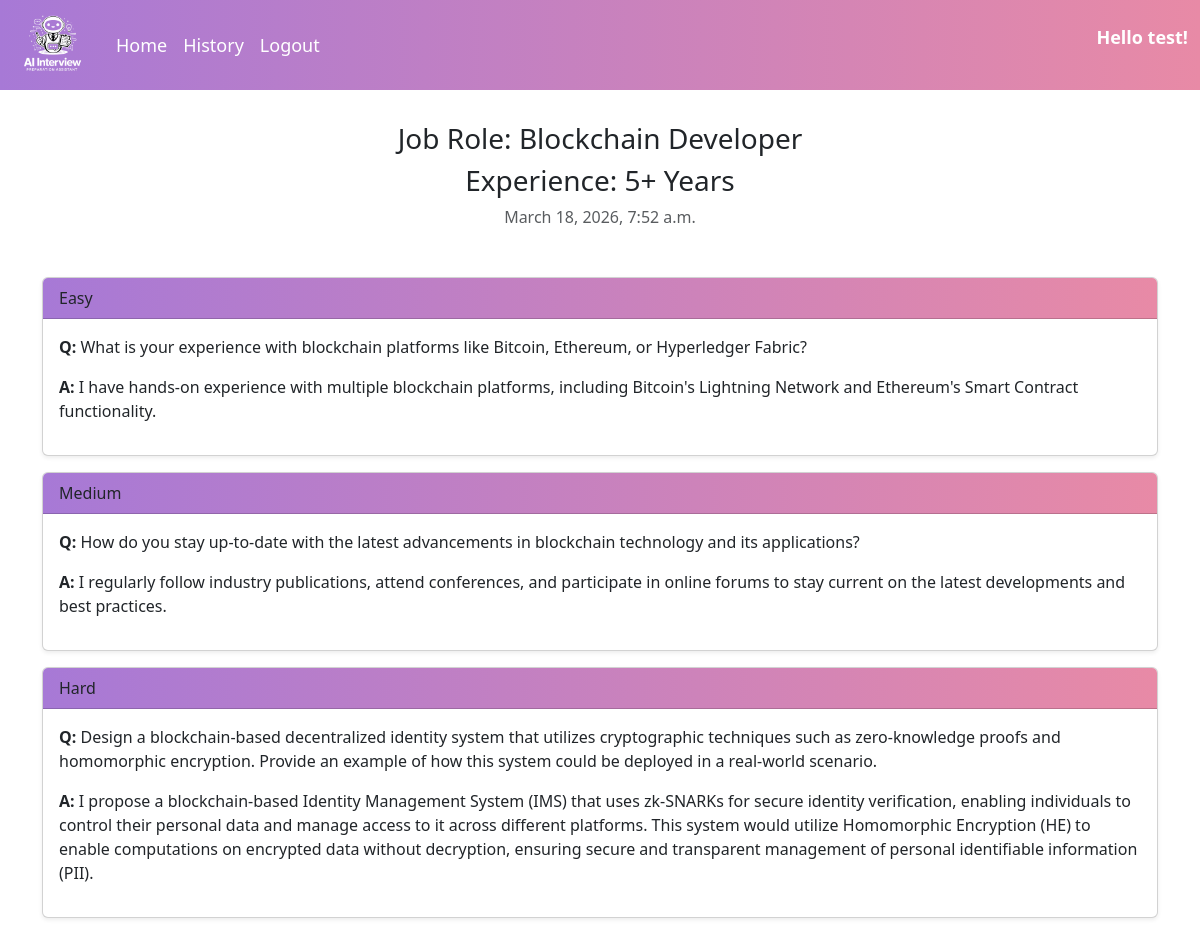
The page /details/11/ (signed in) on the database its author committed.
### myapp/models.py (models this page shows, shortened)
class User(AbstractBaseUser, PermissionsMixin):
    email = models.EmailField(unique=True)
    name = models.CharField(max_length=100)
    is_active = models.BooleanField(default=True)
    is_staff = models.BooleanField(default=False)
    objects = UserManager()
    USERNAME_FIELD = "email"
    REQUIRED_FIELDS = ["name"]

class History(models.Model):
    user=models.ForeignKey(User,on_delete=models.CASCADE)
    job=models.TextField(null=True)
    response=models.TextField()
    datetime=models.DateTimeField(auto_now_add=True)
    exp=models.TextField()

### myapp/views.py (the view)
# urls.py: path("details/<int:id>/",views.DetailView.as_view())
@login_required(login_url="/")
def details(request,id):
    history=History.objects.get(id=id)
    if request.user!=history.user:
        return render(request,"unauthorized.html")
    questions=format_ai_response(history.response)
    print(questions)
    return render(request,"detail.html",{"history":history,"questions":questions})

### myapp/views.py (called while the page is built)
def format_ai_response(text):
    difficulties = ["Easy", "Medium", "Hard"]
    result = []
    for i, diff in enumerate(difficulties):
        pattern = rf"{diff}(.*?)(?={'|'.join(difficulties[i+1:]) if i < 2 else '$'})"
        match = re.search(pattern, text, re.S)
        if match:
            section = match.group(1).strip()
            section = section.replace("Q:", "").replace("A:", "")
            section = section.replace("Question:", "").replace("Answer:", "")
            lines = [line.strip() for line in section.split("\n") if line.strip()]
            if len(lines) >= 2:
                question = lines[0]
                answer = " ".join(lines[1:])
                result.append({
                    "difficulty": diff,
                    "question": question,
                    "answer": answer
                })
    return result

### templates/detail.html (shortened to what this page needs)
{% extends "base.html" %}
{% block main %}
<div class="text-center mt-3 mb-3 p-3">
    <h3>Job Role: {{history.job}}</h3>
    <h3>Experience: {{history.exp}}</h3>
    <p class="text-muted">{{history.datetime}}</p>
</div>
{% include "formatter.html" %}
{% endblock main %}

### templates/base.html (shortened to what this page needs)
<!doctype html>
{% load static %}
<html lang="en">
  <head>
    <link
      href="https://cdn.jsdelivr.net/npm/bootstrap@5.3.3/dist/css/bootstrap.min.css"
      rel="stylesheet"
    />
    <link rel="stylesheet" href="{% static 'css/style.css'%}" />
  </head>
  <body>
    <nav class="navbar navbar-expand-sm mynavbar">
      <div class="container-fluid">
        <a class="navbar-brand" href="/">
          <img src="{% static 'images/logo.png' %}" alt="logo" height="80" />
        </a>
        <ul class="navbar-nav me-auto">
          <li class="nav-item">
            <a class="nav-link text-white" href="/home/">Home</a>
          </li>
          {% if user.is_authenticated %}
          <li class="nav-item">
            <a class="nav-link text-white" href="/history/">History</a>
          </li>
          <li class="nav-item">
            <a class="nav-link text-white" href="/logout/">Logout</a>
          </li>
          {% endif %}
        </ul>
        {% if user.is_authenticated %}
        <p class="ms-auto">Hello {{user.name}}!</p>
        {% endif %}
      </div>
    </nav>
    <div class="container">{% block main %} {% endblock main %}</div>
  </body>
</html>

### static/css/style.css (style rules this page uses)
.navbar.mynavbar { background: linear-gradient(90deg, #a779d6, #e88aa6); padding: 0px 0; text-align: center; color: white; font-size: 18px; font-weight: 600; }
.navbar.mynavbar .nav-link, .navbar.mynavbar .navbar-brand { color: white; }
.mynavbar .nav-link { color: white !important; font-weight: 500; }
a { text-decoration: none; }

### rows shown on the page
User: name "test"
History: job "Blockchain Developer", exp "5+ Years", datetime "March 18, 2026, 7:52 a.m."

### other values the page prints
{{ q.difficulty }} "Easy" "Medium" "Hard"
{{ q.question }} "What is your experience with blockchain platforms like Bitcoin, Ethereum, or Hyperledger Fabric?" "How do you stay up-to-date with the latest advancements in blockchain technology and its applications?"
{{ q.answer }} "I have hands-on experience with multiple blockchain platforms, including Bitcoin's Lightning Network and Ethereum's Smart Contract functionality." "I regularly follow industry publications, attend conferences, and participate in online forums to stay current on the latest developments and best practices."
